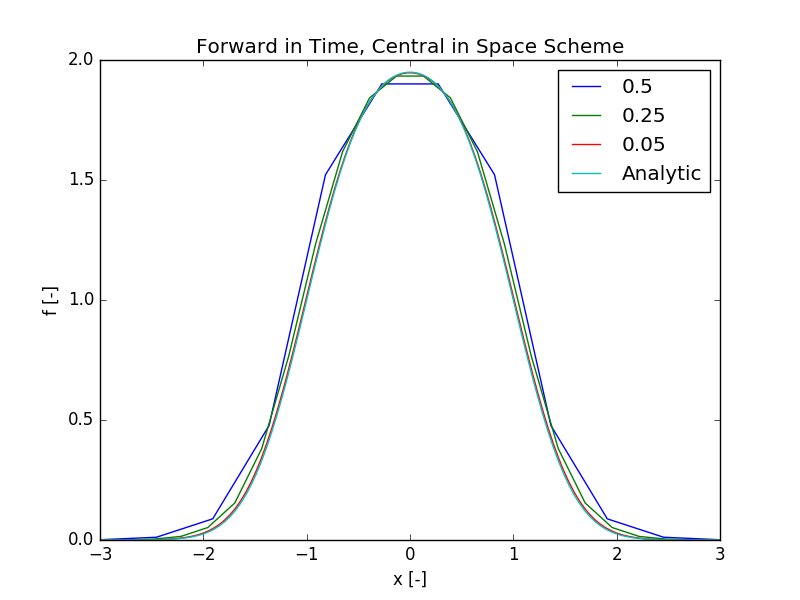

Write the Python code that produced this figure.
import math
import numpy as np
import scipy.sparse
import matplotlib.pyplot as plt

from solvers import solve_matrix, gaussian_elimination, thomas_solver

# some constants
k = 1e-3
default_dt = 0.01
dx_vals = [0.5, 0.25, 0.05]
t_end = 1e2
domain = (-3, 3)

def make_A(n, alpha):
    """Produce sparse diagonal matrix for algorithm testing.
    """
    e = np.ones((n, 1))
    data = np.hstack((alpha * e, (1 - 2*alpha)*e, alpha * e)).T
    diags = np.array((-1, 0, 1))
    sp_array = scipy.sparse.spdiags(data, diags, n, n).toarray()
    sp_array[0][0] = 1
    sp_array[0][1:] = 0
    sp_array[-1][-1] = 1
    sp_array[-1][:-1] = 0
    return sp_array

def make_b_array(n):
    """ Produce b value array based on problem intial conditions.

             { U = 2  if |x| < 1
    f(x,0) = { 
             {   0    if |x| > 1
    """
    array = np.linspace(-3, 3, n)
    for i, x in enumerate(array[1:-1], start=1):
        if abs(x) < 1:
            array[i] = 2
        else:
            array[i] = 0
    array[0] = 0
    array[n-1] = 0

    return array

def run_ftcs_calc(dx, dt=default_dt):
    
    f = []
    times = np.linspace(0, t_end, t_end / dt)
    alpha = k * dt / dx ** 2
    n = int( (domain[1] - domain[0]) / dx)
    x = np.linspace( domain[0], domain[1], n)
    b_init = make_b_array(n)
    A = make_A(n, alpha)
    # set initial conditions and begin forward march
    f.append(b_init)
    for i in range(1, len(times)):
        f1 = f[i-1].dot(A)
        f.append(f1)
     
    return f, x

def get_analytic_solution(x, t):
    fa = np.zeros(len(x))
    for i, x_val in enumerate(x):
        fa[i] = ( 1 ) * ( math.erf( (1-x_val) / (2 * math.sqrt(k * t))) - \
                math.erf(-(1+x_val) / (2 * math.sqrt(k * t) )) )

    return fa

def run_comparison(dt=default_dt):
    
    x_data = []
    f_data = []
    time_idx = int(t_end / dt)
    for dx in dx_vals:
        f, x = run_ftcs_calc(dx)
        f_data.append(f[-1])
        x_data.append(x)
    fa = get_analytic_solution(x, 1e2)
    x_data.append(x)
    f_data.append(fa)

    return x_data, f_data

def plot(x_data, f_data):

    plt.plot(x_data[0], f_data[0], label='0.5')
    plt.plot(x_data[1], f_data[1], label='0.25')
    plt.plot(x_data[2], f_data[2], label='0.05')
    plt.plot(x_data[3], f_data[3], label='Analytic')
    plt.legend()
    plt.title("Forward in Time, Central in Space Scheme")
    plt.xlabel('x [-]')
    plt.ylabel('f [-]')
    plt.savefig("problem1.png")
    plt.show()

if __name__ == '__main__':
    
    x_data, f_data = run_comparison()
    plot(x_data, f_data)
